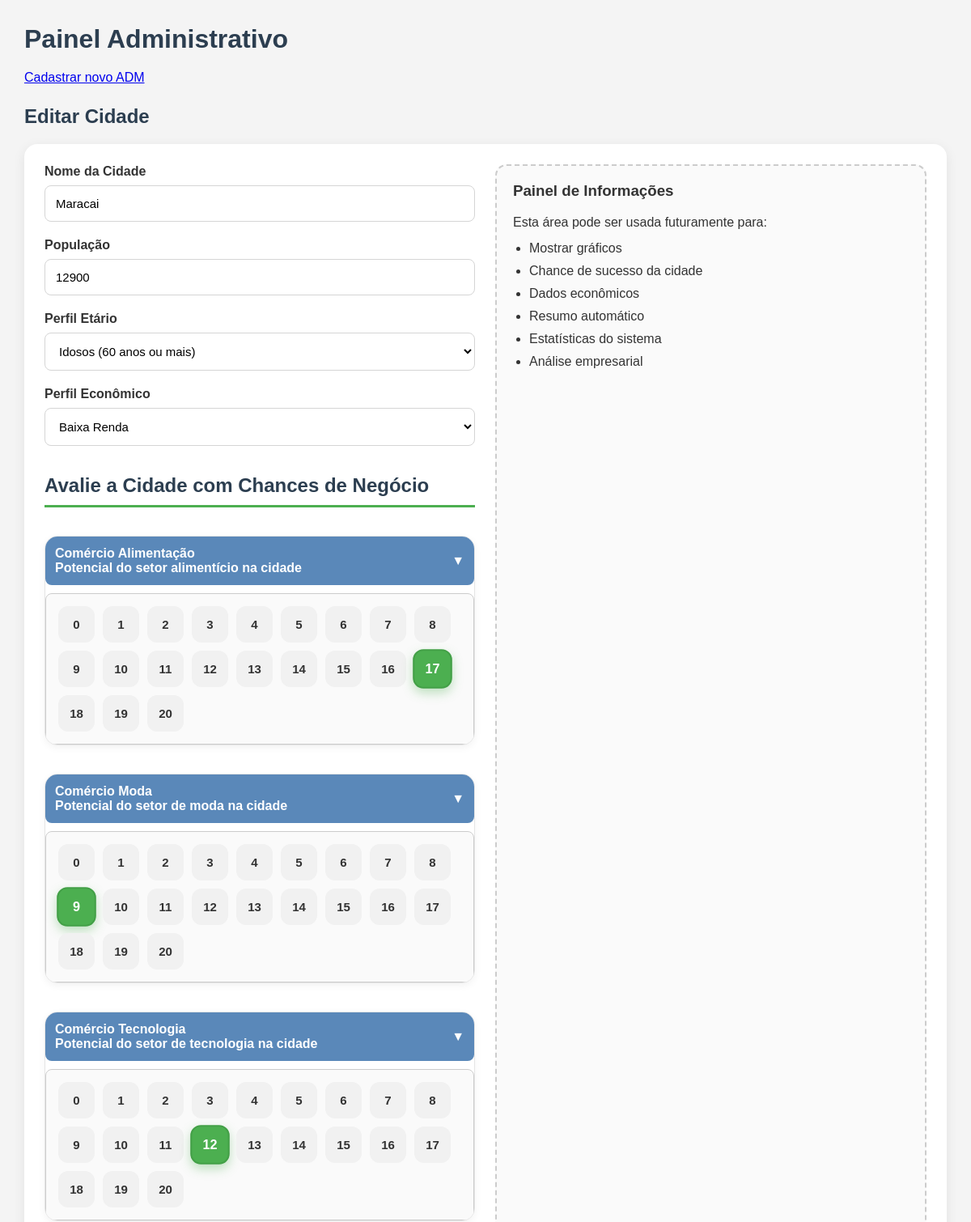
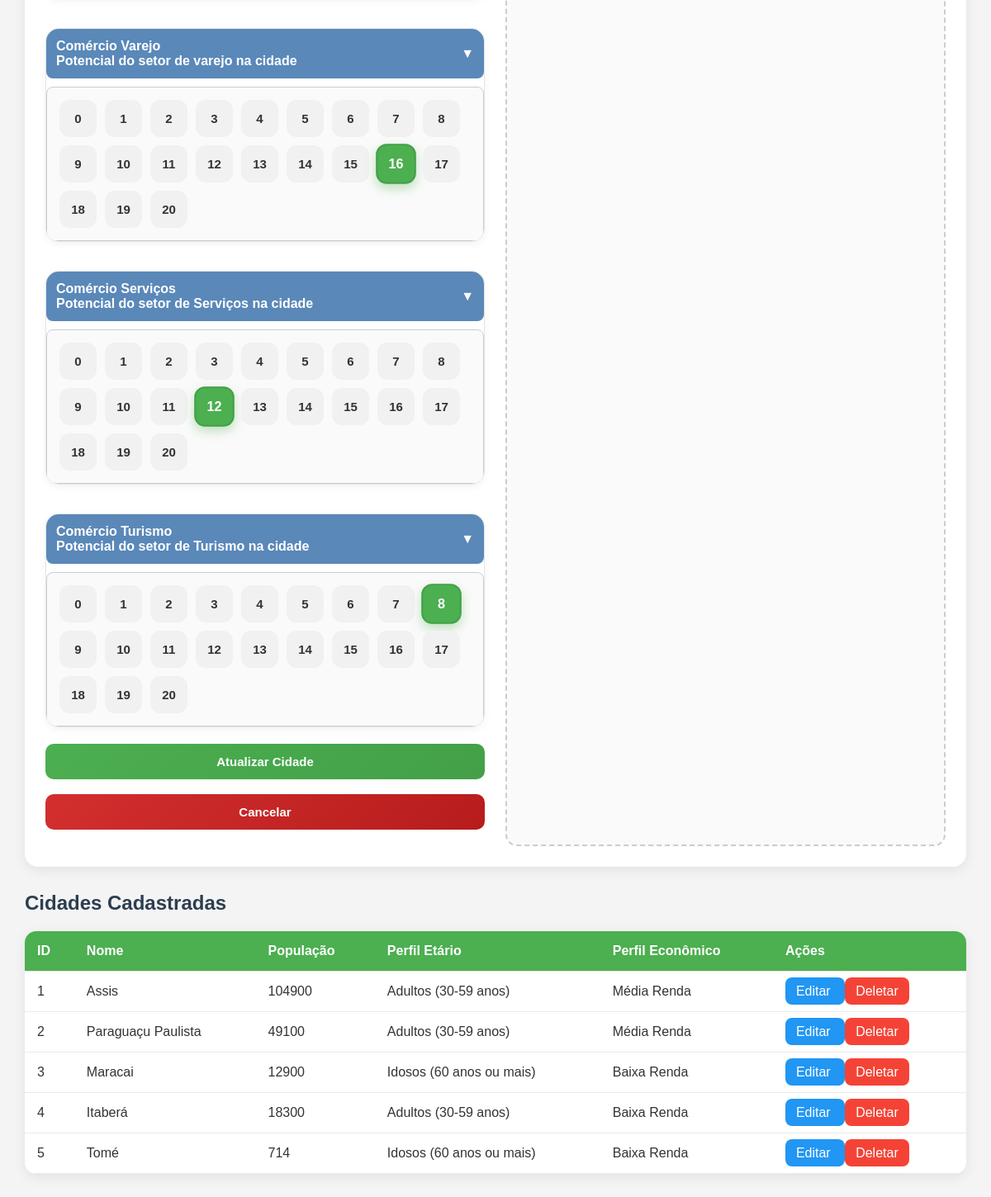
/Pages/adm/index.php?edit=3 (signed in), run on the app's committed database (2 pictures, top to bottom).
### tables this page shows
CREATE TABLE `cidades` (
  `id` int(11) NOT NULL,
  `nome` varchar(255) NOT NULL,
  `populacao_quant` int(11) NOT NULL,
  `perfil_etario` varchar(255) NOT NULL,
  `perfil_economico` varchar(255) NOT NULL,
  `comercio_alimentacao` int(11) NOT NULL,
  `comercio_moda` int(11) NOT NULL,
  `comercio_tecnologia` int(11) NOT NULL,
  `comercio_varejo` int(11) NOT NULL,
  `comercio_servicos` int(11) NOT NULL,
  `comercio_turismo` int(11) NOT NULL
);

### BE/Controller/adm/cidadeC.php (called while the page is built, shortened)
<?php
require_once __DIR__ . '/../../Model/adm/cidadeM.php';
class CidadeController {
    private $model;
    public function __construct() {
        $this->model = new CidadeModel();
    }
    public function index() {
        return $this->model->getAll();
    }
    public function edit($id) {
        return $this->model->getById($id);
    }
}

### BE/Model/adm/cidadeM.php (called while the page is built, shortened)
<?php
require_once __DIR__ . '/../../DB/Database.php';
class CidadeModel {
    private $pdo;
    public function __construct() {
        global $pdo;
        $this->pdo = $pdo;
    }
    public function getAll() {
        $stmt = $this->pdo->query("SELECT * FROM cidades");
        return $stmt->fetchAll(PDO::FETCH_ASSOC);
    }
    public function getById($id) {
        $stmt = $this->pdo->prepare("SELECT * FROM cidades WHERE id = ?");
        $stmt->execute([$id]);
        return $stmt->fetch(PDO::FETCH_ASSOC);
    }
}

### Pages/adm/index.php (the view, shortened to what this page needs)
<?php
require_once __DIR__ . '/../../BE/Controller/adm/cidadeC.php';
$controller = new CidadeController();
$cidadeEdit = null;
if (isset($_GET['edit'])) {
    $cidadeEdit = $controller->edit($_GET['edit']);
}
$cidades = $controller->index();
?>
<!DOCTYPE html>
<html lang="pt-br">
<head>
</head>
<body>
    <h1>Painel Administrativo</h1>
    <p><a href="../cadastroEMPRESA.php?cargo=ADM">Cadastrar novo ADM</a></p>
    <h2>
        <?= isset($cidadeEdit) && $cidadeEdit ? 'Editar Cidade' : 'Criar Nova Cidade' ?>
    </h2>
    <form method="POST">
        <div class="form-container">
            <div class="form-left">
                <div class="form-group">
                    <label>Nome da Cidade</label>
                    <input
                        type="text"
                        name="nome"
                        value="<?= htmlspecialchars($cidadeEdit['nome'] ?? '') ?>"
                        required>
                </div>
                <div class="form-group">
                    <label>População</label>
                    <input
                        type="number"
                        name="populacao"
                        min="1000"
                        max="5000000"
                        placeholder="0000000"
                        value="<?= htmlspecialchars($cidadeEdit['populacao_quant'] ?? '') ?>">
                    </div>
                <div class="form-group">
                    <label>Perfil Etário</label>
                    <select name="perfil_etario">
                        <option value="Idosos (60 anos ou mais)"
                            <?= (($cidadeEdit['perfil_etario'] ?? '') == 'Idosos (60 anos ou mais)') ? 'selected' : '' ?>>
                            Idosos (60 anos ou mais)
                        </option>
                    </select>
                </div>
                <div class="form-group">
                    <label>Perfil Econômico</label>
                    <select name="perfil_economico">
                        <option value="Baixa Renda" <?= (($cidadeEdit['perfil_economico'] ?? '') == 'Baixa Renda') ? 'selected' : '' ?>>
                            Baixa Renda
                        </option>
                    </select>
                </div>
 <h2>Avalie a Cidade com Chances de Negócio</h2>
<div name=" GERAL ">
    <div class="business-section">
        <div class="score-card">
            <button
                type="button"
                class="toggle-btn"
                onclick="toggleBox('alimentacao-box')">
                <div>
                    Comércio Alimentação
                    <div class="score-subtitle">
                        Potencial do setor alimentício na cidade
                    </div>
                </div>
                <span>▼</span>
            </button>
            <div id="alimentacao-box" class="hidden-box">
                <?php for ($i = 0; $i <= 20; $i++): ?>
                    <label class="radio-item">
                        <span><?= $i ?></span>
                    </label>
                <?php endfor; ?>
            </div>
        </div>
    </div>
    <div class="business-section">
        <div class="score-card">
            <button
                type="button"
                class="toggle-btn"
                onclick="toggleBox('moda-box')">
                <div>
                    Comércio Moda
                    <div class="score-subtitle">
                        Potencial do setor de moda na cidade
                    </div>
                </div>
                <span>▼</span>
            </button>
            <div id="moda-box" class="hidden-box">
                <?php for ($i = 0; $i <= 20; $i++): ?>
                    <label class="radio-item">
                        <span><?= $i ?></span>
                    </label>
                <?php endfor; ?>
            </div>
        </div>
    </div>
    <div class="business-section">
        <div class="score-card">
            <button
                type="button"
                class="toggle-btn"
                onclick="toggleBox('tecnologia-box')">
                <div>
                    Comércio Tecnologia
                    <div class="score-subtitle">
                        Potencial do setor de tecnologia na cidade
                    </div>
                </div>
                <span>▼</span>
            </button>
            <div id="tecnologia-box" class="hidden-box">
                <?php for ($i = 0; $i <= 20; $i++): ?>
                    <label class="radio-item">
                        <span><?= $i ?></span>
                    </label>
                <?php endfor; ?>
            </div>
        </div>
    </div>
    <div class="business-section">
        <div class="score-card">
            <button
                type="button"
                class="toggle-btn"
                onclick="toggleBox('varejo-box')">
                <div>
                    Comércio Varejo
                    <div class="score-subtitle">
                        Potencial do setor de varejo na cidade
                    </div>
                </div>
                <span>▼</span>
            </button>
            <div id="varejo-box" class="hidden-box">
                <?php for ($i = 0; $i <= 20; $i++): ?>
                    <label class="radio-item">
                        <span><?= $i ?></span>
                    </label>
                <?php endfor; ?>
            </div>
        </div>
    </div>
    <div class="business-section">
        <div class="score-card">
            <button
                type="button"
                class="toggle-btn"
                onclick="toggleBox('servicos-box')">
                <div>
                    Comércio Serviços
                    <div class="score-subtitle">
                        Potencial do setor de Serviços na cidade
                    </div>
                </div>
                <span>▼</span>
            </button>
            <div id="servicos-box" class="hidden-box">
                <?php for ($i = 0; $i <= 20; $i++): ?>
                    <label class="radio-item">
                        <span><?= $i ?></span>
                    </label>
                <?php endfor; ?>
            </div>
        </div>
    </div>
    <div class="business-section">
        <div class="score-card">
            <button
                type="button"
                class="toggle-btn"
                onclick="toggleBox('turismo-box')">
                <div>
                    Comércio Turismo
                    <div class="score-subtitle">
                        Potencial do setor de Turismo na cidade
                    </div>
                </div>
                <span>▼</span>
            </button>
            <div id="turismo-box" class="hidden-box">
                <?php for ($i = 0; $i <= 20; $i++): ?>
                    <label class="radio-item">
                        <span><?= $i ?></span>
                    </label>
                <?php endfor; ?>
            </div>
        </div>
    </div>
</div>
                <div class="form-group">
                    <?php if (isset($cidadeEdit) && $cidadeEdit): ?>
                        <button type="submit" name="update">Atualizar Cidade</button>
                       <br>
                        <button type="button" name="cancel" onclick="window.location.href='index.php'" >Cancelar</button>
                    <?php else: ?>
                        <button type="submit" name="create">Criar Cidade</button>
                    <?php endif; ?>
                </div>
            </div>
            <div class="form-right">
                <div class="info-box">
                    <h3>Painel de Informações</h3>
                    <p>
                        Esta área pode ser usada futuramente para:
                    </p>
                    <ul>
                        <li>Mostrar gráficos</li>
                        <li>Chance de sucesso da cidade</li>
                        <li>Dados econômicos</li>
                        <li>Resumo automático</li>
                        <li>Estatísticas do sistema</li>
                        <li>Análise empresarial</li>
                    </ul>
                </div>
            </div>
        </div>
    </form>
    <h2>Cidades Cadastradas</h2>
    <?php if (!empty($cidades)): ?>
        <table>
            <thead>
                <tr>
                    <th>ID</th>
                    <th>Nome</th>
                    <th>População</th>
                    <th>Perfil Etário</th>
                    <th>Perfil Econômico</th>
                    <th>Ações</th>
                </tr>
            </thead>
            <tbody>
                <?php foreach ($cidades as $cidade): ?>
                    <tr>
                        <td><?= htmlspecialchars($cidade['id']) ?></td>
                        <td><?= htmlspecialchars($cidade['nome']) ?></td>
                        <td><?= htmlspecialchars($cidade['populacao_quant']) ?></td>
                        <td><?= htmlspecialchars($cidade['perfil_etario']) ?></td>
                        <td><?= htmlspecialchars($cidade['perfil_economico']) ?></td>
                        <td>
                            <a
                                href="?edit=<?= $cidade['id'] ?>"
                                class="btn-edit">
                                Editar
                            </a>
                            <a
                                href="?delete=<?= $cidade['id'] ?>"
                                class="btn-delete"
                                onclick="return confirm('Tem certeza que deseja deletar?');">
                                Deletar
                            </a>
                        </td>
                    </tr>
                <?php endforeach; ?>
            </tbody>
        </table>
    <?php else: ?>
        <p>Nenhuma cidade cadastrada.</p>
    <?php endif; ?>
</body>
</html>

### Pages/adm/index.php (style rules this page uses)
* { margin:0; padding:0; box-sizing:border-box; }
body { font-family:Arial, sans-serif; background:#f4f4f4; padding:30px; color:#333; }
h1 { margin-bottom:20px; color:#2c3e50; }
h2 { margin-bottom:20px; margin-top:25px; color:#2c3e50; }
h3 { color:#333; }
form { background:white; padding:25px; border-radius:16px; margin-bottom:30px; box-shadow: 0 4px 15px rgba(0,0,0,0.08); }
.form-container { display:flex; gap:25px; }
.form-left { width:50%; }
.form-left h2 { margin-top:35px; padding-bottom:10px; border-bottom:3px solid #4CAF50; }
.form-right { width:50%; background:#fafafa; border-radius:14px; padding:20px; min-height:400px; border:2px dashed #ccc; }
.form-group { display:flex; flex-direction:column; margin-bottom:20px; }
.form-group label { margin-bottom:8px; font-weight:600; }
.form-group input, .form-group select { padding:13px; border-radius:8px; border:1px solid #d5d5d5; width:100%; font-size:15px; transition:0.2s ease; background:white; }
button { padding:13px 20px; border:none; border-radius:10px; cursor:pointer; color:white; font-size:15px; font-weight:600; transition:0.25s ease; }
button[name="create"], button[name="update"] { background:linear-gradient( 135deg, #4CAF50, #43a047 ); }
button[name="cancel"] { background:linear-gradient( 135deg, #d32f2f, #b71c1c ); }
table { width:100%; border-collapse:collapse; background:white; border-radius:14px; overflow:hidden; box-shadow: 0 4px 15px rgba(0,0,0,0.08); }
th { background:#4CAF50; color:white; }
th, td { padding:15px; border-bottom:1px solid #eaeaea; text-align:left; }
.btn-edit { background:#2196F3; color:white; padding:8px 13px; text-decoration:none; border-radius:8px; transition:0.2s ease; }
.btn-delete { background:#f44336; color:white; padding:8px 13px; text-decoration:none; border-radius:8px; transition:0.2s ease; }
.info-box h3 { margin-bottom:15px; }
.info-box p { margin-bottom:10px; line-height:1.6; }
.info-box ul { margin-left:20px; margin-top:10px; }
.info-box li { margin-bottom:10px; }
.business-section { margin-top:35px; }
.score-card { background:white; border:1px solid #e5e5e5; border-radius:16px; overflow:hidden; margin-bottom:20px; transition:0.25s ease; box-shadow: 0 3px 10px rgba(0,0,0,0.05); }
.toggle-btn { width:100%; border:none; background:linear-gradient( 135deg, #4CAF50, #43a047 ); color:white; padding:18px 22px; cursor:pointer; display:flex; align-items:center; justify-content:space-between; text-align:left; }
.hidden-box { display:none; padding:22px; background:#fafafa; border-top:1px solid #ececec; gap:12px; flex-wrap:wrap; }
.radio-item { position:relative; }
.radio-item span { width:45px; height:45px; border-radius:12px; display:flex; align-items:center; justify-content:center; background:#f1f1f1; border:2px solid transparent; font-weight:bold; font-size:15px; cursor:pointer; transition:0.2s ease; user-select:none; }
.radio-item input:checked + span { background:#4CAF50; color:white; border-color:#43a047; transform:scale(1.08); box-shadow: 0 5px 12px rgba(76,175,80,0.35); }
.toggle-btn { width: 100%; padding: 12px; border: none; border-radius: 8px; background: #5a88b9; color: white; font-size: 16px; cursor: pointer; transition: background-color 0.3s ease; }
.hidden-box { display: flex; margin-top: 10px; padding: 15px; border: 1px solid #ccc; border-radius: 8px; gap: 10px; flex-wrap: wrap; }
.radio-item { display: flex; align-items: center; gap: 4px; }

### data on the page
cidades: nome "Maracai", populacao "12900", perfil_etario "Idosos (60 anos ou mais)", perfil_economico "Baixa Renda", id "3", populacao_quant "12900"
cidades: id "1", nome "Assis", populacao_quant "104900", perfil_etario "Adultos (30-59 anos)", perfil_economico "Média Renda"
cidades: id "2", nome "Paraguaçu Paulista", populacao_quant "49100", perfil_etario "Adultos (30-59 anos)", perfil_economico "Média Renda"
cidades: id "4", nome "Itaberá", populacao_quant "18300", perfil_etario "Adultos (30-59 anos)", perfil_economico "Baixa Renda"
cidades: id "5", nome "Tomé", populacao_quant "714", perfil_etario "Idosos (60 anos ou mais)", perfil_economico "Baixa Renda"
